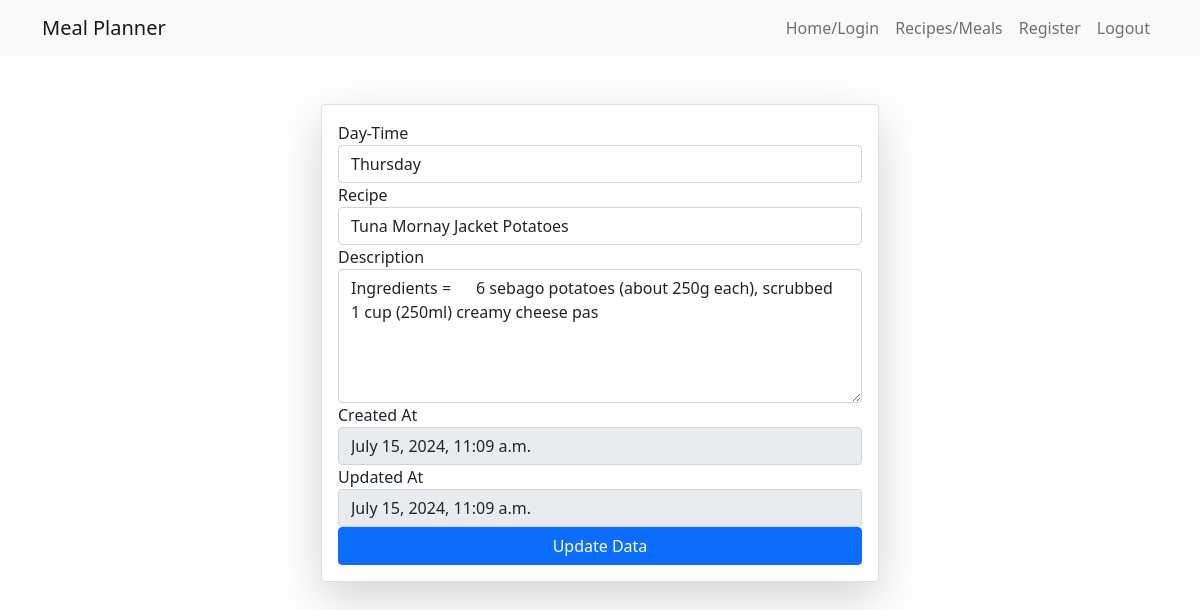
The app's page /update_recipe/3 (signed in) with its own data.
### home/models.py (models this page shows)
class Recipe(models.Model):
    user = models.ForeignKey(User, on_delete=models.SET_NULL, null=True, blank=True)
    day = models.CharField(max_length=100, default='something')
    name = models.CharField(max_length=100, default='something')
    description = models.CharField(max_length=100, default='something')
    created_at = models.DateTimeField(auto_now_add=True)
    updated_at = models.DateTimeField(auto_now=True)

### home/views.py (the view, shortened to what this page needs)
# urls.py: path('update_recipe/<id>', views.update_recipe, name='update_recipe'),
@login_required(login_url='/login/')
def update_recipe(request, id):
    queryset = Recipe.objects.get(id=id)
    context = {'recipe': queryset}
    return render(request, 'update_recipe.html', context)

### home/templates/update_recipe.html (shortened to what this page needs)
{% extends "base.html" %}
{% block start %}
<link href="https://cdn.jsdelivr.net/npm/bootstrap@5.0.2/dist/css/bootstrap.min.css" rel="stylesheet"
>
<div class="container mt-5">
    <form class="col-sm-12 col-md-6 mx-auto card p-3 shadow-lg" method="post" enctype="multipart/form-data">
        <div class="form-group">
            <label for="dayInput">Day-Time</label>
            <input type="text" id="dayInput" name="day" value="{{recipe.day}}" class="form-control" required>
        </div>
        <div class="form-group">
            <label for="recipeInput">Recipe</label>
            <input id="recipeInput" name="name" type="text" value="{{recipe.name}}" class="form-control" required>
        </div>
        <div class="form-group">
            <label for="descriptionInput">Description</label>
            <textarea id="descriptionInput" name="description" rows="5" cols="30" class="form-control">{{recipe.description}}</textarea>
        </div>
        <div class="form-group">
            <label for="createdAt">Created At</label>
            <input type="text" id="createdAt" value="{{ recipe.created_at }}" class="form-control" readonly>
        </div>
        <div class="form-group">
            <label for="updatedAt">Updated At</label>
            <input type="text" id="updatedAt" value="{{ recipe.updated_at }}" class="form-control" readonly>
        </div>
        <button type="submit" class="btn btn-primary">Update Data</button>
    </form>
</div>
{% endblock %}

### records on screen
Recipe: day "Thursday", name "Tuna Mornay Jacket Potatoes", description "Ingredients = 6 sebago potatoes (about 250g each), scrubbed 1 cup (250ml) creamy cheese pas", created_at "July 15, 2024, 11:09 a.m.", updated_at "July 15, 2024, 11:09 a.m."
